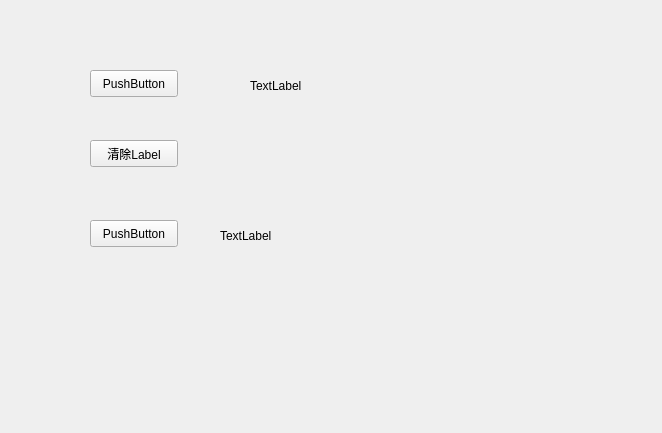
<?xml version="1.0" encoding="UTF-8"?>
<ui version="4.0">
 <class>Widget</class>
 <widget class="QWidget" name="Widget">
  <property name="geometry">
   <rect>
    <x>0</x>
    <y>0</y>
    <width>662</width>
    <height>433</height>
   </rect>
  </property>
  <property name="windowTitle">
   <string>Widget</string>
  </property>
  <widget class="QPushButton" name="pushButton">
   <property name="geometry">
    <rect>
     <x>90</x>
     <y>70</y>
     <width>88</width>
     <height>27</height>
    </rect>
   </property>
   <property name="text">
    <string>PushButton</string>
   </property>
  </widget>
  <widget class="QLabel" name="label">
   <property name="geometry">
    <rect>
     <x>250</x>
     <y>70</y>
     <width>301</width>
     <height>31</height>
    </rect>
   </property>
   <property name="text">
    <string>TextLabel</string>
   </property>
  </widget>
  <widget class="QPushButton" name="pushButton_2">
   <property name="geometry">
    <rect>
     <x>90</x>
     <y>140</y>
     <width>88</width>
     <height>27</height>
    </rect>
   </property>
   <property name="text">
    <string>清除Label</string>
   </property>
  </widget>
  <widget class="QPushButton" name="pushButton_3">
   <property name="geometry">
    <rect>
     <x>90</x>
     <y>220</y>
     <width>88</width>
     <height>27</height>
    </rect>
   </property>
   <property name="text">
    <string>PushButton</string>
   </property>
  </widget>
  <widget class="QLabel" name="label_2">
   <property name="geometry">
    <rect>
     <x>220</x>
     <y>220</y>
     <width>211</width>
     <height>31</height>
    </rect>
   </property>
   <property name="text">
    <string>TextLabel</string>
   </property>
  </widget>
 </widget>
 <layoutdefault spacing="6" margin="11"/>
 <resources/>
 <connections>
  <connection>
   <sender>pushButton_3</sender>
   <signal>clicked()</signal>
   <receiver>Widget</receiver>
   <slot>setLabel1()</slot>
   <hints>
    <hint type="sourcelabel">
     <x>133</x>
     <y>233</y>
    </hint>
    <hint type="destinationlabel">
     <x>330</x>
     <y>216</y>
    </hint>
   </hints>
  </connection>
 </connections>
 <slots>
  <slot>setLabel1()</slot>
 </slots>
</ui>
